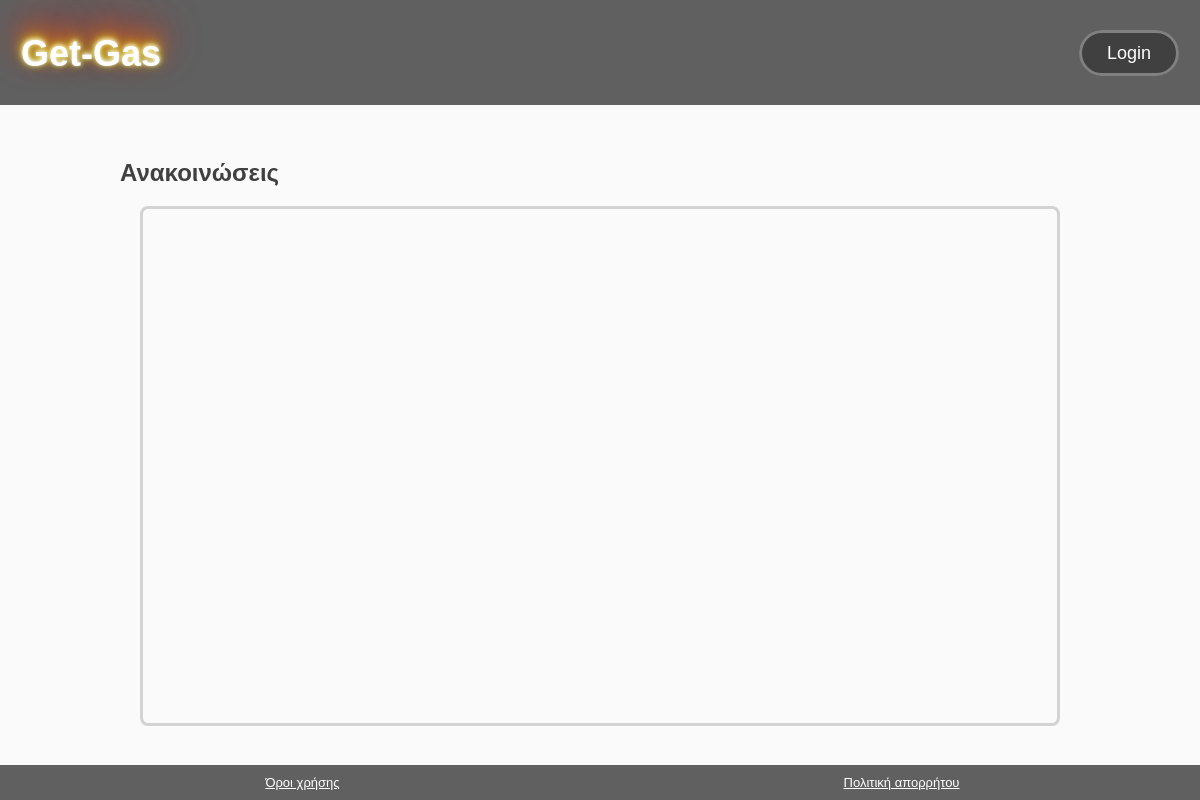
The page /announcements on the database as committed earlier.
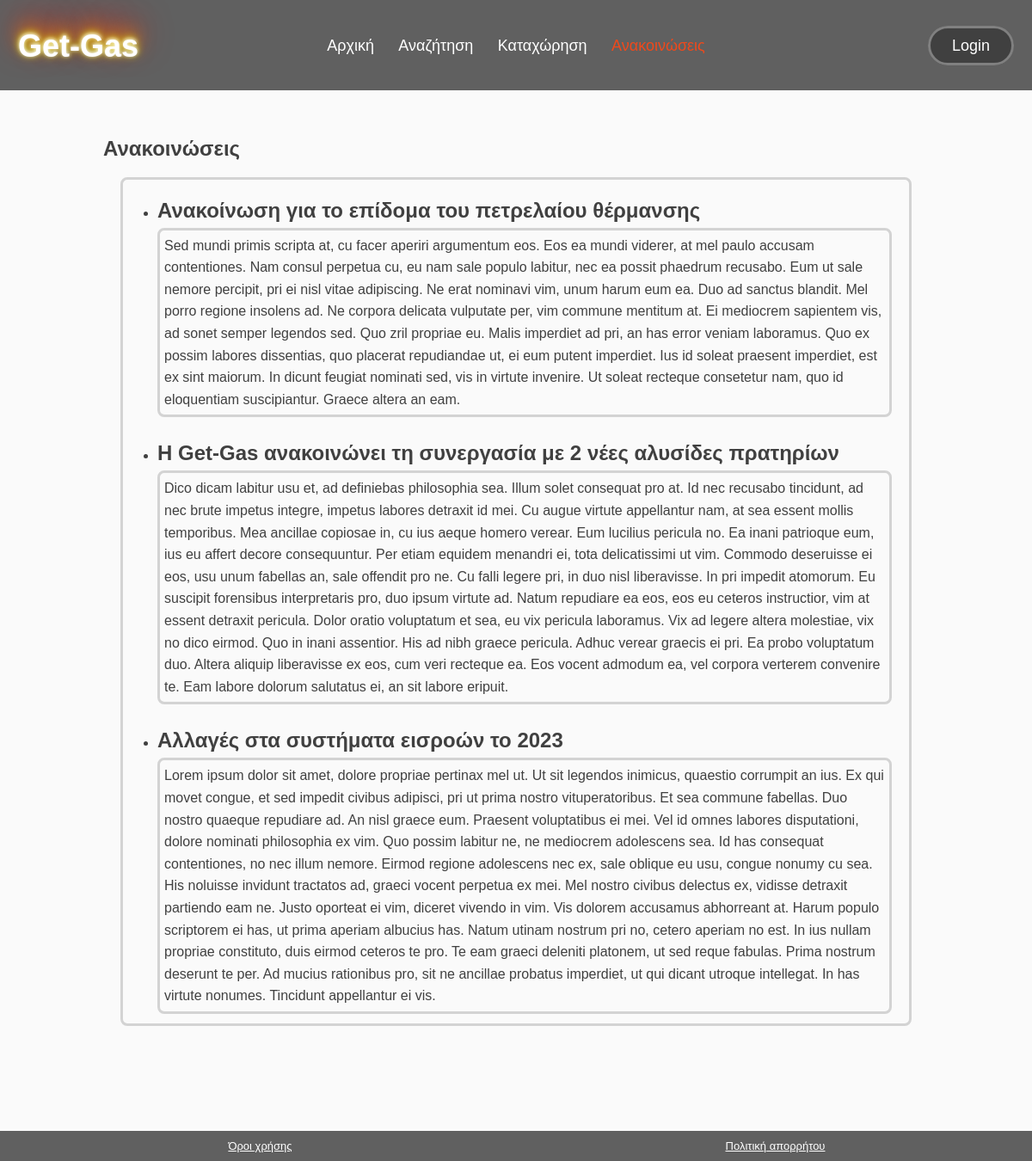
The same page on the database as committed later.
### tables this page shows
CREATE TABLE IF NOT EXISTS `menu` (
  `id_menu` int NOT NULL AUTO_INCREMENT,
  `title_menu` varchar(255) NOT NULL,
  `controller_menu` varchar(255) NOT NULL,
  `menu_access` int NOT NULL,
  PRIMARY KEY (`id_menu`)
);

CREATE TABLE IF NOT EXISTS `anakoinosis` (
  `id_anakoinosis` int NOT NULL AUTO_INCREMENT,
  `data_anakoinosis` date NOT NULL,
  `title_anakoinosis` varchar(255) NOT NULL,
  `text_anakoinosis` varchar(10000) NOT NULL,
  PRIMARY KEY (`id_anakoinosis`)
);

### app/Core/App.php (called while the page is built, shortened)
<?php
    class App{
        private $method = 'index';
        public function __construct()
        {
            $url = $this->splitURL();
            $filename = "../app/Controllers/" . ucfirst($url[0]) . ".php";
            if (file_exists($filename)){
                unset($url[0]);
            }else {
                $this->controller = "_404";
                require "../app/Controllers/_404.php";
            }
            $controller = new $this->controller;
            call_user_func_array([$controller, $this->method], [$url]);
        }
        private function splitURL() {
            if (empty($_GET['url'])) {
                redirect('home');
            }else {
                $url = $_GET['url'];
                return (explode('/', filter_var(trim($url, "/"), FILTER_SANITIZE_URL)));
            }
        }
    }

### public/index.php (called while the page is built, shortened)
<?php
    $app = new App;

### app/Core/Database.php (called while the page is built, shortened)
<?php
    trait Database {
        private $pdo;
        private function connect() {
            if (!$this->pdo) {
                try {
                    $string = "mysql:host=" . DB_HOST . ";dbname=" . DB_NAME;
                    $this->pdo = new PDO($string, DB_USER, DB_PASS);
                    $this->pdo->setAttribute(PDO::ATTR_ERRMODE, PDO::ERRMODE_EXCEPTION);
                } catch (PDOException $e) {
                    throw new Exception("Database connection failed: " . $e->getMessage());
                }
            }
            return $this->pdo;
        }
        public function query($query, $query_data = []) {
            $start_time = microtime(true);
            $con = $this->connect();
            try {
                $stm = $con->prepare($query);
                $check = $stm->execute($query_data);
                $result = $stm->fetchAll(PDO::FETCH_OBJ);
                return $result;
            } catch (PDOException $e) {
                throw new Exception("Query execution failed: " . $e->getMessage());
            } finally {
                $end_time = microtime(true);
                $execution_time = ($end_time - $start_time) * 1000;
                $log_message = $query . " [" . number_format($execution_time, 2) . " ms]";
                error_log($log_message);
            }
        }
    }

### app/Core/Model.php (called while the page is built, shortened)
<?php
    trait Model{
        public function find_all_data_from_db() {
            $query = "SELECT * FROM $this->db_table ORDER BY $this->order_col $this->order_type limit $this->limit offset $this->offset";
            return $this->query($query);
        }
    }

### app/Core/functions.php (called while the page is built, shortened)
<?php
    function check_if_current_page($m) {
        $current_page = basename($_SERVER['REQUEST_URI']);
        if ($current_page == $m) {
            return true;
        }
        return false;
    }

### app/Views/announcements.view.php (the view, shortened to what this page needs)
<section id="announcements" class="last-section-before-footer">
	<div class="container">
		<h1>Ανακοινώσεις</h1>
		<div id="announcements-list">
			<ul>
				<?php for ($i=0; $i<count($data['anakoinoseis']); $i++) : ?>
					<li>
						<h3 id="<?=$data['anakoinoseis'][$i]->date_anakoinosis?>"><?=$data['anakoinoseis'][$i]->date_anakoinosis?></h3>
						<h2 id="<?=$data['anakoinoseis'][$i]->title_anakoinosis?>"><?=$data['anakoinoseis'][$i]->title_anakoinosis?></h2>
						<p>
							<?=$data['anakoinoseis'][$i]->text_anakoinosis?>
						</p>
					</li>
				<?php endfor;?>
			</ul>
		</div>
	</div>
</section>

### app/Views/includes/header.php (shortened to what this page needs)
<!DOCTYPE html>
<html>
	<head>
		<link rel="stylesheet" type="text/css" href="<?=ROOT?>/assets/css/style.css">
	</head>
	<body>
		<header id="main-header">
			<table id="logo-nav-login">
				<tbody>
					<tr>
						<td>
							<h1 id="branding"><a href="<?=URL?>home">Get-Gas</a></h1>
						</td>
						<td>
							<nav>
								<ul>
									<?php
										for ($i=0; $i<count($data['menu-items']); $i++) {
											if (check_if_current_page($data['menu-items'][$i]->controller_menu)) : ?>
												<li class="current"><a href="<?=URL?><?=$data['menu-items'][$i]->controller_menu?>"><?=$data['menu-items'][$i]->title_menu?></a></li>
											<?php else :?>
												<li><a href="<?=URL?><?=$data['menu-items'][$i]->controller_menu?>"><?=$data['menu-items'][$i]->title_menu?></a></li>
											<?php endif;?>
										<?php
										}
									?>
								</ul>
							</nav>
						</td>
						<td>
							<?php if (!empty($_SESSION['user_data'])) : ?>
								<span id="login"><a class="button" href="<?=URL?>logout">Logout</a></span>
							<?php else :?>
								<span id="login"><a class="button" href="<?=URL?>login">Login</a></span>
							<?php endif ;?>
						</td>
					</tr>
				</tbody>
			</table>
		</header>

Rows that differ between the two databases and show on the page:
added menu: title_menu "Αρχική"
added menu: title_menu "Αναζήτηση"
added menu: title_menu "Καταχώρηση"
added menu: title_menu "Ανακοινώσεις"
added anakoinosis: title_anakoinosis "Ανακοίνωση για το επίδομα του πετρελαίου θέρμανσης", text_anakoinosis "Sed mundi primis scripta at, cu facer aperiri argumentum eos. Eos ea mundi viderer, at mel paulo accusam contentiones. Nam consul perpetua cu, eu nam sale populo labitur, nec ea possit phaedrum recusabo. Eum ut sale nemore percipit, pri ei nisl vitae adipiscing. Ne erat nominavi vim, unum harum eum ea. Duo ad sanctus blandit. Mel porro regione insolens ad. Ne corpora delicata vulputate per, vim commune mentitum at. Ei mediocrem sapientem vis, ad sonet semper legendos sed. Quo zril propriae eu. Malis imperdiet ad pri, an has error veniam laboramus. Quo ex possim labores dissentias, quo placerat repudiandae ut, ei eum putent imperdiet. Ius id soleat praesent imperdiet, est ex sint maiorum. In…"
added anakoinosis: title_anakoinosis "Η Get-Gas ανακοινώνει τη συνεργασία με 2 νέες αλυσίδες πρατηρίων", text_anakoinosis "Dico dicam labitur usu et, ad definiebas philosophia sea. Illum solet consequat pro at. Id nec recusabo tincidunt, ad nec brute impetus integre, impetus labores detraxit id mei. Cu augue virtute appellantur nam, at sea essent mollis temporibus. Mea ancillae copiosae in, cu ius aeque homero verear. Eum lucilius pericula no. Ea inani patrioque eum, ius eu affert decore consequuntur. Per etiam equidem menandri ei, tota delicatissimi ut vim. Commodo deseruisse ei eos, usu unum fabellas an, sale offendit pro ne. Cu falli legere pri, in duo nisl liberavisse. In pri impedit atomorum. Eu suscipit forensibus interpretaris pro, duo ipsum virtute ad. Natum repudiare ea eos, eos eu ceteros instructior,…"
added anakoinosis: title_anakoinosis "Αλλαγές στα συστήματα εισροών το 2023", text_anakoinosis "Lorem ipsum dolor sit amet, dolore propriae pertinax mel ut. Ut sit legendos inimicus, quaestio corrumpit an ius. Ex qui movet congue, et sed impedit civibus adipisci, pri ut prima nostro vituperatoribus. Et sea commune fabellas. Duo nostro quaeque repudiare ad. An nisl graece eum. Praesent voluptatibus ei mei. Vel id omnes labores disputationi, dolore nominati philosophia ex vim. Quo possim labitur ne, ne mediocrem adolescens sea. Id has consequat contentiones, no nec illum nemore. Eirmod regione adolescens nec ex, sale oblique eu usu, congue nonumy cu sea. His noluisse invidunt tractatos ad, graeci vocent perpetua ex mei. Mel nostro civibus delectus ex, vidisse detraxit partiendo eam ne.…"
